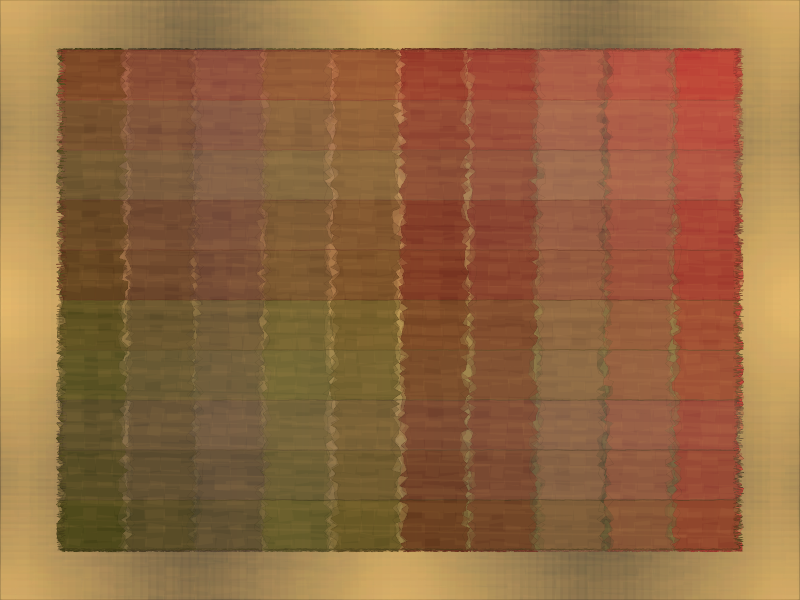
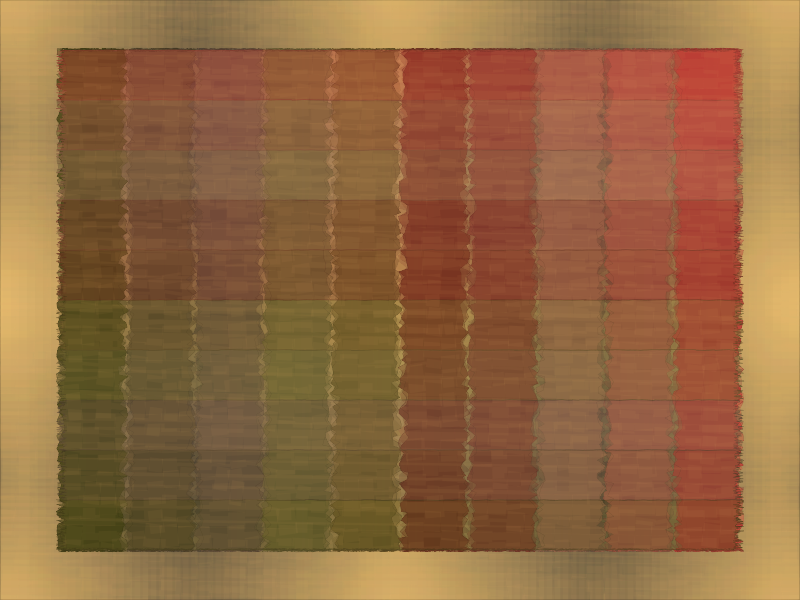

Here is the R script that generated these plots, in order:
library(tidyverse)

n = 10

canvas <- tibble(x = c(seq(0,1, length = 100),
                       rep(1,100),
                       seq(1,0, length = 100),
                       rep(0,100)),
                 y = c(rep(0,100),
                       seq(0,10, length = 100),
                       rep(10, 100),
                       seq(10,0, length = 100)))

canvas2 <- tibble(y = c(seq(0,1, length = 100),
                       rep(1,100),
                       seq(1,0, length = 100),
                       rep(0,100)),
                 x = c(rep(0,100),
                       seq(0,11, length = 100),
                       rep(11, 100),
                       seq(11,0, length = 100)))


trans <- seq(0,10, length = n)

trans2 <- seq(0,9, length = n)

color_pal <- colorRampPalette(sort(c("#ba3834","#731b18","#6a6a2a","#3d3d12","#634d41","#9e7057")))(n)

border_pal <- map_chr(color_pal, ~colorRampPalette(c(.x, "#000000"))(10)[4])

cube_opts <- list(trans, color_pal, border_pal
                  )

cube_opts2 <- list(trans2, color_pal, border_pal
)


cubes <- pmap_df(cube_opts, ~canvas |>
                  mutate(x = x +..1,
                         fill = ..2,
                         color = ..3,
                         group = ..1))

verts <- pmap_df(cube_opts2, ~canvas2 |>
                   mutate(y = y +..1,
                          fill = ..2,
                          color = ..3,
                          group = ..1))

texture <- tibble(x = -1,
                  xend = 12,
                  y = seq(-2,12, length = 100),
                  yend = y,
                  color = colorRampPalette(c("#EEC373","#333333","#EEC373","#333333","#EEC373"))(100))

texture2 <- tibble(y = -2,
                  yend = 12,
                  x = seq(-1,12, length = 100),
                  xend = x,
                  color = colorRampPalette(c("#EEC373","#333333","#EEC373","#333333","#EEC373"))(100))

texture3 <- tibble(x = seq(-1,12, length = 50),
                   y = seq(-2,12, length = 50)) |>
  expand.grid()

cubes |>
  ggplot(aes(x,y, group = group))+
  theme_void()+
  theme(plot.background = element_rect(fill = "#EEC373"))+
  geom_polygon(position = position_jitter(width = .09), color = cubes$color, fill = cubes$fill, size = .1)+
  geom_segment(data = texture, aes(x,y, xend = xend, yend = yend), inherit.aes = FALSE, color = texture$color, alpha = .1, size = 20)+
  geom_polygon(position = position_jitter(width = .09), color = cubes$color, fill = cubes$fill, size = .1, alpha = .9)+
  geom_segment(data = texture2, aes(x,y, xend = xend, yend = yend), inherit.aes = FALSE, color = texture2$color, alpha = .1, size = 20)+
  geom_polygon(position = position_jitter(width = .09), color = cubes$color, fill = cubes$fill, size = .1, alpha = .9)+
  geom_polygon(position = position_jitter(width = .09), color = cubes$color, fill = cubes$fill, size = .1, alpha = .4)+
  geom_polygon(data = verts, position = position_jitter(width = .09), color = verts$color, fill = verts$fill, size = .1, alpha = .4)+
  geom_path(data = texture3, aes(x,y, group = 1), linewidth = sample(seq(1,10, length = 50), nrow(texture3), replace = TRUE), color = "#EEC373", alpha = .05, position = position_jitter(width = .05, height = .03))+
  coord_cartesian(expand = FALSE, xlim = c(-1,12), ylim = c(-1,11))

ggsave("day 24.png",
       dpi = 300,
       device = "png",
       bg = "transparent")
